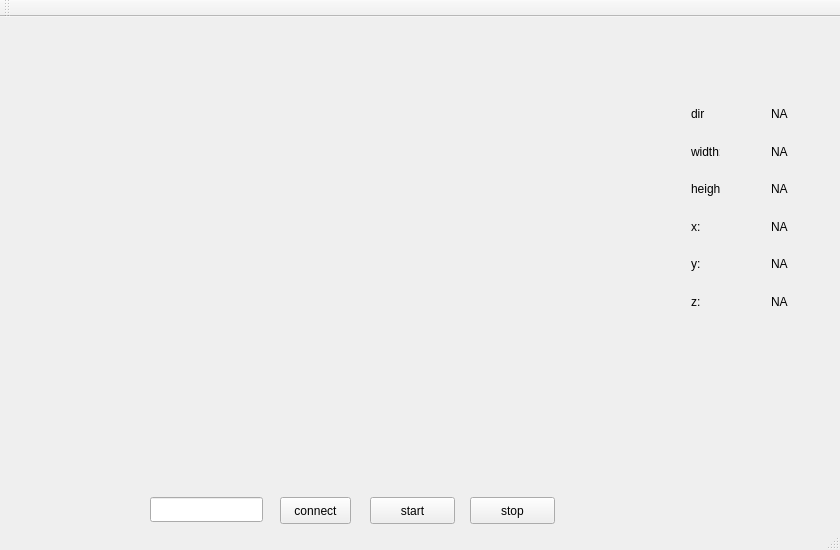
<?xml version="1.0" encoding="UTF-8"?>
<ui version="4.0">
 <class>MainWindow</class>
 <widget class="QMainWindow" name="MainWindow">
  <property name="geometry">
   <rect>
    <x>0</x>
    <y>0</y>
    <width>840</width>
    <height>550</height>
   </rect>
  </property>
  <property name="minimumSize">
   <size>
    <width>840</width>
    <height>550</height>
   </size>
  </property>
  <property name="windowTitle">
   <string>MainWindow</string>
  </property>
  <widget class="QWidget" name="centralWidget">
   <widget class="QPushButton" name="but_start">
    <property name="geometry">
     <rect>
      <x>370</x>
      <y>480</y>
      <width>85</width>
      <height>27</height>
     </rect>
    </property>
    <property name="text">
     <string>start</string>
    </property>
   </widget>
   <widget class="QPushButton" name="but_stop">
    <property name="geometry">
     <rect>
      <x>470</x>
      <y>480</y>
      <width>85</width>
      <height>27</height>
     </rect>
    </property>
    <property name="text">
     <string>stop</string>
    </property>
   </widget>
   <widget class="QLabel" name="txt_lab1">
    <property name="geometry">
     <rect>
      <x>570</x>
      <y>480</y>
      <width>171</width>
      <height>21</height>
     </rect>
    </property>
    <property name="text">
     <string>&lt;html&gt;&lt;head/&gt;&lt;body&gt;&lt;p&gt;&lt;br/&gt;&lt;/p&gt;&lt;/body&gt;&lt;/html&gt;</string>
    </property>
   </widget>
   <widget class="QPushButton" name="but_con">
    <property name="geometry">
     <rect>
      <x>280</x>
      <y>480</y>
      <width>71</width>
      <height>27</height>
     </rect>
    </property>
    <property name="text">
     <string>connect</string>
    </property>
   </widget>
   <widget class="QLineEdit" name="lineEdit_ip">
    <property name="geometry">
     <rect>
      <x>150</x>
      <y>480</y>
      <width>113</width>
      <height>25</height>
     </rect>
    </property>
   </widget>
   <widget class="QWidget" name="layoutWidget">
    <property name="geometry">
     <rect>
      <x>760</x>
      <y>70</y>
      <width>51</width>
      <height>241</height>
     </rect>
    </property>
    <layout class="QVBoxLayout" name="verticalLayout_2">
     <item>
      <widget class="QLabel" name="lab_dir">
       <property name="text">
        <string>NA</string>
       </property>
      </widget>
     </item>
     <item>
      <widget class="QLabel" name="lab_width">
       <property name="text">
        <string>NA</string>
       </property>
      </widget>
     </item>
     <item>
      <widget class="QLabel" name="lab_height">
       <property name="text">
        <string>NA</string>
       </property>
      </widget>
     </item>
     <item>
      <widget class="QLabel" name="lab_x">
       <property name="text">
        <string>NA</string>
       </property>
      </widget>
     </item>
     <item>
      <widget class="QLabel" name="lab_y">
       <property name="text">
        <string>NA</string>
       </property>
      </widget>
     </item>
     <item>
      <widget class="QLabel" name="lab_z">
       <property name="text">
        <string>NA</string>
       </property>
      </widget>
     </item>
    </layout>
   </widget>
   <widget class="QWidget" name="">
    <property name="geometry">
     <rect>
      <x>680</x>
      <y>70</y>
      <width>51</width>
      <height>241</height>
     </rect>
    </property>
    <layout class="QVBoxLayout" name="verticalLayout">
     <item>
      <widget class="QLabel" name="label">
       <property name="text">
        <string>dir</string>
       </property>
      </widget>
     </item>
     <item>
      <widget class="QLabel" name="label_2">
       <property name="text">
        <string>width:</string>
       </property>
      </widget>
     </item>
     <item>
      <widget class="QLabel" name="label_3">
       <property name="text">
        <string>height:</string>
       </property>
      </widget>
     </item>
     <item>
      <widget class="QLabel" name="label_4">
       <property name="text">
        <string>x:</string>
       </property>
      </widget>
     </item>
     <item>
      <widget class="QLabel" name="label_5">
       <property name="text">
        <string>y:</string>
       </property>
      </widget>
     </item>
     <item>
      <widget class="QLabel" name="label_6">
       <property name="text">
        <string>z:</string>
       </property>
      </widget>
     </item>
    </layout>
   </widget>
  </widget>
  <widget class="QToolBar" name="mainToolBar">
   <attribute name="toolBarArea">
    <enum>TopToolBarArea</enum>
   </attribute>
   <attribute name="toolBarBreak">
    <bool>false</bool>
   </attribute>
  </widget>
  <widget class="QStatusBar" name="statusBar"/>
 </widget>
 <layoutdefault spacing="6" margin="11"/>
 <resources/>
 <connections/>
</ui>
